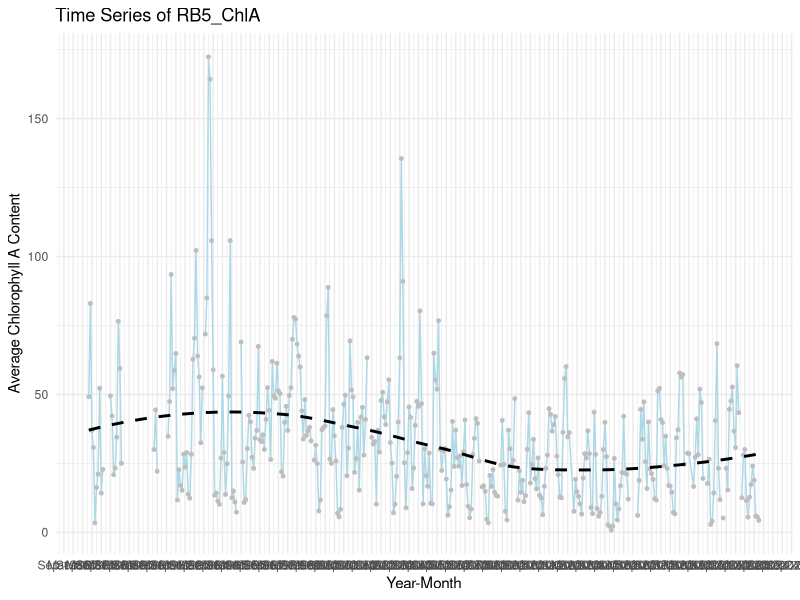
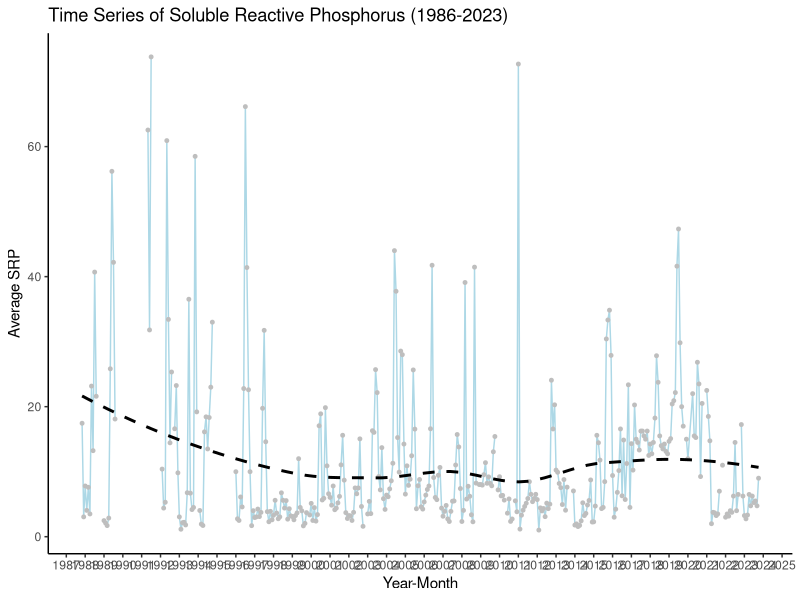
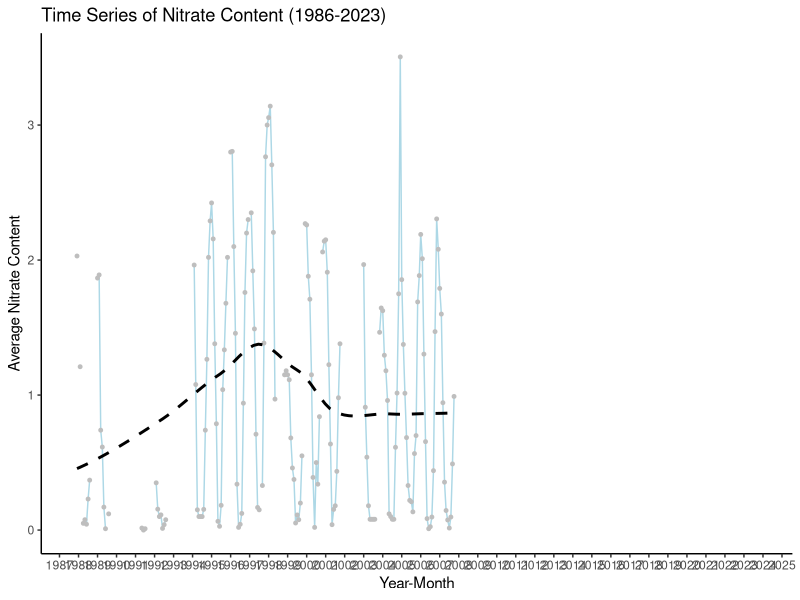
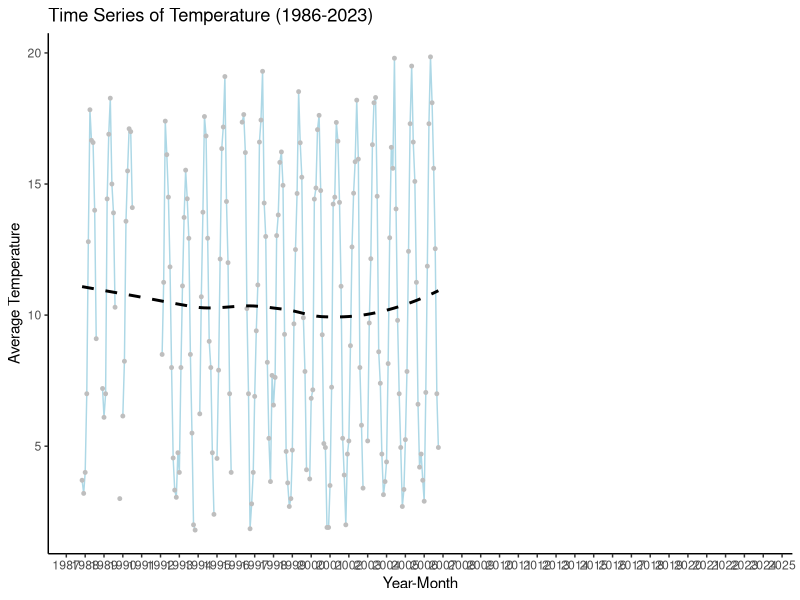
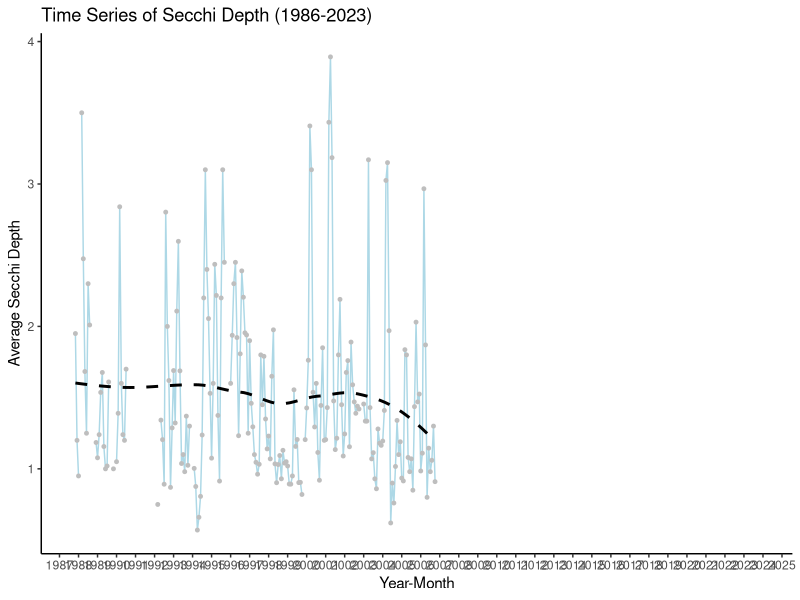
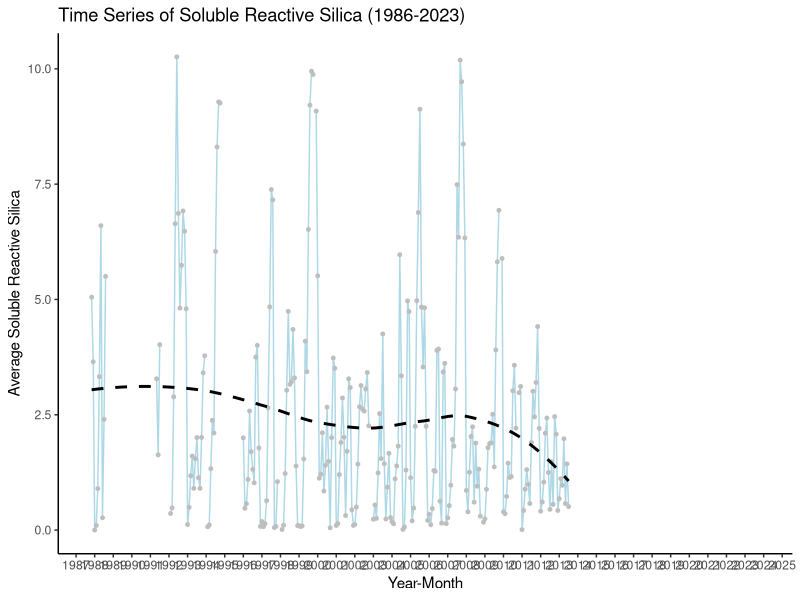
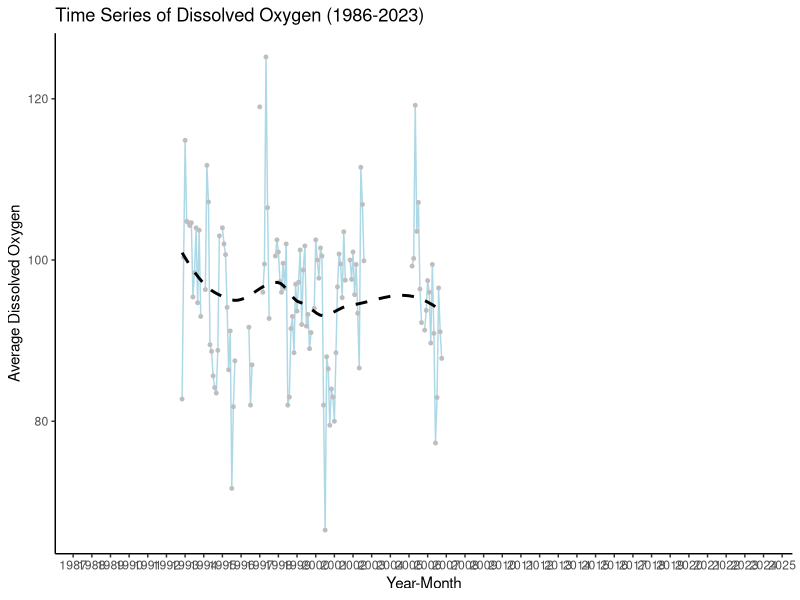
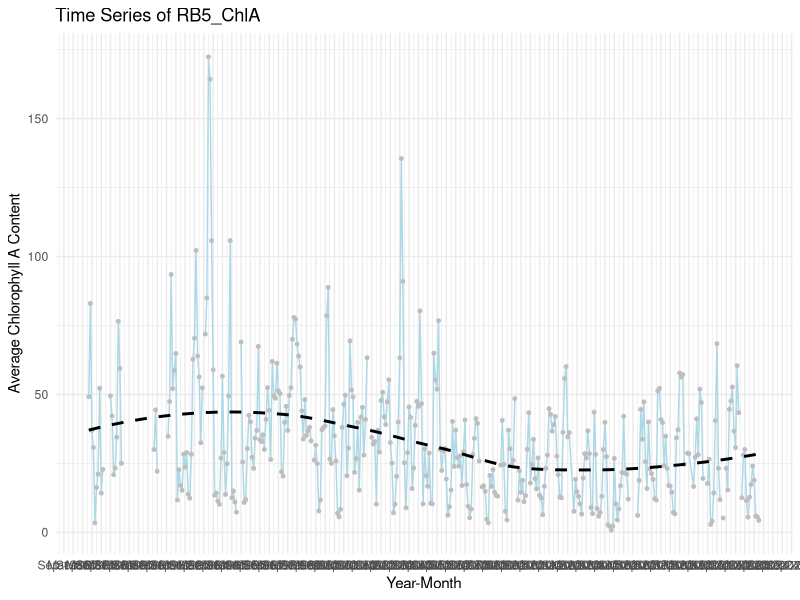

R code for these plots, in order:
#7/2/25
#plotting raw time series data 

#library 
library(tidyverse)
#install.packages("tidyverse")

#loading data
monitoring_data<-read.csv("data/csv/monitoring_data_1980-2023.csv")

#checking data
View(monitoring_data)

#changing the date format
monitoring_data<-monitoring_data %>% 
  mutate(Expr1=dmy(Expr1),
         year = year(Expr1),  # Extract year
         month = month(Expr1))

View(monitoring_data)

#filtering data for only RB5 data
RB5_only <- monitoring_data %>%
  filter(!is.na(Expr1) & Expr1 >as.Date("1986-04-07")) %>%   # Keep rows where Expr1 is not NA
  select(Expr1, month, year, starts_with("RB5"))   # Keep Expr1 and columns starting with RB5

#checking data
View(RB5_only)

#averaging across months 
RB5_monthly_average<- RB5_only %>%
  group_by(year, month) %>%
  summarise(across(where(is.numeric), mean, na.rm = TRUE)) %>%  # Average numeric cols
  ungroup()%>%
  mutate(YearMonth = as.Date(paste(year, month, "01", sep = "-"))  # Create a proper date format
  ) #%>% 
  #filter(YearMonth>= as.Date("2004-01-01") & YearMonth <= as.Date("2016-12-01"))

#checking data 
View(RB5_monthly_average)

#plot ChlA
plot_ChlA<-ggplot(RB5_monthly_average, aes(x = YearMonth, y = RB5.ChlA)) +
  geom_line(colour="lightblue",linewidth = 0.5) +  # Line plot
  geom_point(colour="grey",size = 1) +  # Add points
  geom_smooth(linetype="dashed",se=F,colour="black")+
  labs(title = "Time Series of RB5_ChlA",
       x = "Year-Month",
       y = "Average Chlorophyll A Content") +
  scale_x_date(date_labels = "%b %Y", date_breaks = "6 months") +  # Format x-axis
  theme_minimal()  # Clean theme

plot_ChlA

ggsave("output/timeseries/chlA.png",plot_ChlA,width=16,height=8,dpi=450)
#ggsave("output/timeseries2004-2016/chlA.png",plot_ChlA,width=16,height=8,dpi=450)

#plot SRP
plot_SRP<-ggplot(RB5_monthly_average, aes(x = YearMonth, y = RB5.SRP)) +
   geom_line(colour="lightblue",linewidth = 0.5) +  # Line plot
   geom_point(colour="grey",size = 1) +  # Add points
   geom_smooth(linetype="dashed",se=F,colour="black")+
   labs(title = "Time Series of Soluble Reactive Phosphorus (1986-2023)",
        x = "Year-Month",
        y = "Average SRP") +
   scale_x_date(date_labels = "%Y", date_breaks = "12 months") +  # Format x-axis
   theme_classic()  # Clean theme

plot_SRP

ggsave("output/timeseries/SRP.png",plot_SRP,width=16,height=8,dpi=450)
#ggsave("output/timeseries2004-2016/SRP.png",plot_SRP,width=16,height=8,dpi=450)

#plot NO3
plot_NO3<-ggplot(RB5_monthly_average, aes(x = YearMonth, y = RB5.NO3)) +
   geom_line(colour="lightblue",linewidth = 0.5) +  # Line plot
   geom_point(colour="grey",size = 1) +  # Add points
   geom_smooth(linetype="dashed",se=F,colour="black")+
   labs(title = "Time Series of Nitrate Content (1986-2023)",
        x = "Year-Month",
        y = "Average Nitrate Content") +
   scale_x_date(date_labels = "%Y", date_breaks = "12 months") +  # Format x-axis
   theme_classic()  # Clean theme

 plot_NO3
 
ggsave("output/timeseries/NO3.png",plot_NO3,width=16,height=8,dpi=450)
#ggsave("output/timeseries2004-2016/NO3.png",plot_NO3,width=16,height=8,dpi=450)
 
#plot temp
plot_temp<-ggplot(RB5_monthly_average, aes(x = YearMonth, y = RB5.Temp)) +
  geom_line(colour="lightblue",linewidth = 0.5) +  # Line plot
  geom_point(colour="grey",size = 1) +  # Add points
  geom_smooth(linetype="dashed",se=F,colour="black")+
  labs(title = "Time Series of Temperature (1986-2023)",
       x = "Year-Month",
       y = "Average Temperature") +
  scale_x_date(date_labels = "%Y", date_breaks = "12 months") +  # Format x-axis
  theme_classic()  # Clean theme

plot_temp

ggsave("output/timeseries/temp.png",plot_NO3,width=16,height=8,dpi=450)
#ggsave("output/timeseries2004-2016/temp.png",plot_NO3,width=16,height=8,dpi=450)

#plot secchi depth
plot_SD<-ggplot(RB5_monthly_average, aes(x = YearMonth, y = RB5.SD)) +
  geom_line(colour="lightblue",linewidth = 0.5) +  # Line plot
  geom_point(colour="grey",size = 1) +  # Add points
  geom_smooth(linetype="dashed",se=F,colour="black")+
  labs(title = "Time Series of Secchi Depth (1986-2023)",
       x = "Year-Month",
       y = "Average Secchi Depth") +
  scale_x_date(date_labels = "%Y", date_breaks = "12 months") +  # Format x-axis
  theme_classic()  # Clean theme

plot_SD

ggsave("output/timeseries/SD.png",plot_NO3,width=16,height=8,dpi=450)
#ggsave("output/timeseries2004-2016/SD.png",plot_NO3,width=16,height=8,dpi=450)

#plot soluble reactive silica
plot_SRSi<-ggplot(RB5_monthly_average, aes(x = YearMonth, y = RB5.SRSi)) +
  geom_line(colour="lightblue",linewidth = 0.5) +  # Line plot
  geom_point(colour="grey",size = 1) +  # Add points
  geom_smooth(linetype="dashed",se=F,colour="black")+
  labs(title = "Time Series of Soluble Reactive Silica (1986-2023)",
       x = "Year-Month",
       y = "Average Soluble Reactive Silica") +
  scale_x_date(date_labels = "%Y", date_breaks = "12 months") +  # Format x-axis
  theme_classic()  # Clean theme

plot_SRSi

ggsave("output/timeseries/SRSi.png",plot_SRSi,width=16,height=8,dpi=450)
#ggsave("output/timeseries2004-2016/SRSi.png",plot_SRSi,width=16,height=8,dpi=450)

#plot dissolved oxygen
plot_DO<-ggplot(RB5_monthly_average, aes(x = YearMonth, y = RB5.DO)) +
  geom_line(colour="lightblue",linewidth = 0.5) +  # Line plot
  geom_point(colour="grey",size = 1) +  # Add points
  geom_smooth(linetype="dashed",se=F,colour="black")+
  labs(title = "Time Series of Dissolved Oxygen (1986-2023)",
       x = "Year-Month",
       y = "Average Dissolved Oxygen") +
  scale_x_date(date_labels = "%Y", date_breaks = "12 months") +  # Format x-axis
  theme_classic()  # Clean theme

plot_DO

ggsave("output/timeseries/DO.png",plot_DO,width=16,height=8,dpi=450)
#ggsave("output/timeseries2004-2016/DO.png",plot_DO,width=16,height=8,dpi=450)
